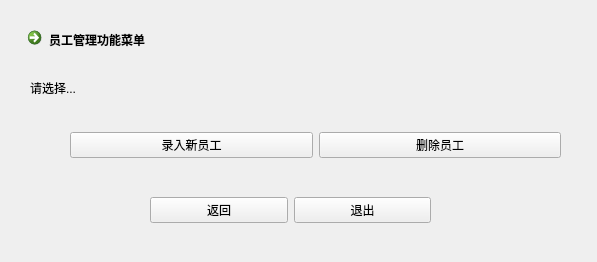
<?xml version="1.0" encoding="UTF-8"?>
<ui version="4.0">
 <class>employeeManage</class>
 <widget class="QWidget" name="employeeManage">
  <property name="geometry">
   <rect>
    <x>0</x>
    <y>0</y>
    <width>597</width>
    <height>262</height>
   </rect>
  </property>
  <property name="windowTitle">
   <string>Form</string>
  </property>
  <widget class="QCommandLinkButton" name="tittle">
   <property name="geometry">
    <rect>
     <x>20</x>
     <y>20</y>
     <width>185</width>
     <height>41</height>
    </rect>
   </property>
   <property name="text">
    <string>员工管理功能菜单</string>
   </property>
  </widget>
  <widget class="QLabel" name="alert">
   <property name="geometry">
    <rect>
     <x>30</x>
     <y>80</y>
     <width>101</width>
     <height>16</height>
    </rect>
   </property>
   <property name="text">
    <string>请选择...</string>
   </property>
  </widget>
  <widget class="QWidget" name="layoutWidget_2">
   <property name="geometry">
    <rect>
     <x>150</x>
     <y>190</y>
     <width>281</width>
     <height>41</height>
    </rect>
   </property>
   <layout class="QHBoxLayout" name="horizontalLayout_2">
    <item>
     <widget class="QPushButton" name="back">
      <property name="text">
       <string>返回</string>
      </property>
     </widget>
    </item>
    <item>
     <widget class="QPushButton" name="exit">
      <property name="text">
       <string>退出</string>
      </property>
     </widget>
    </item>
   </layout>
  </widget>
  <widget class="QWidget" name="">
   <property name="geometry">
    <rect>
     <x>70</x>
     <y>120</y>
     <width>491</width>
     <height>51</height>
    </rect>
   </property>
   <layout class="QHBoxLayout" name="horizontalLayout">
    <item>
     <widget class="QPushButton" name="recordNewEmployee">
      <property name="text">
       <string>录入新员工</string>
      </property>
     </widget>
    </item>
    <item>
     <widget class="QPushButton" name="deleteEmployee">
      <property name="text">
       <string>删除员工</string>
      </property>
     </widget>
    </item>
   </layout>
  </widget>
 </widget>
 <resources/>
 <connections/>
</ui>
